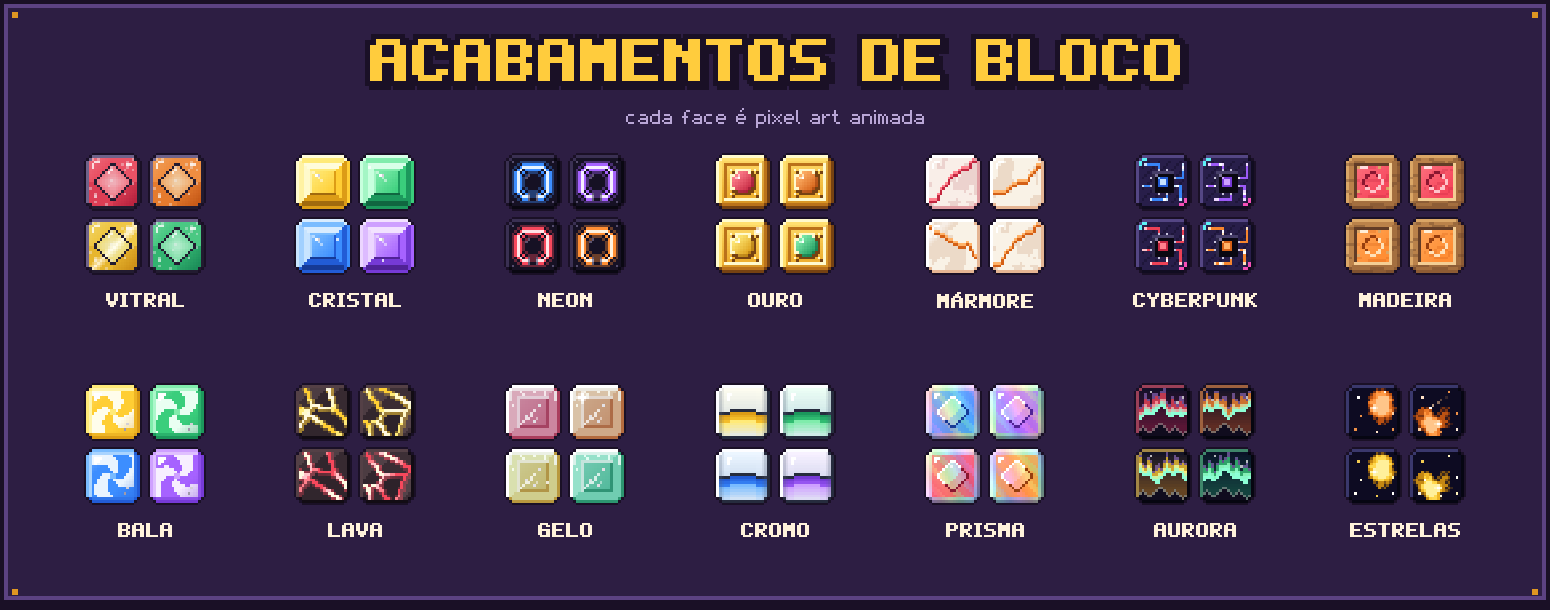
#> input picture store/steam/images/finishes_brazilian.png, 1550 x 610 px
$ python -i mkgif.py   (imports and definitions only)
#> lines starting #> are read from the running program, lines starting #| are printed output that depends on the picture
"""Assembles captured frames (f_<index>_<ms>.png) into a GIF at real speed with one shared palette."""
import os, sys, glob
from PIL import Image
def build(src, out, width=720, step=1, scale=0.25, start=0, colors=128):
    files = sorted(glob.glob(os.path.join(src, "f_*.png")))[start:]
    times = [int(os.path.basename(f).split("_")[2].split(".")[0]) for f in files]
    frames, durs = [], []
    pal = None
    for i in range(0, len(files), step):
        im = Image.open(files[i]).convert("RGB")
        if im.width != width:
            im = im.resize((width, round(im.height * width / im.width)), Image.LANCZOS)
        nxt = times[min(i + step, len(files) - 1)]
        d = max(20, round((nxt - times[i]) * scale)) if i + step < len(files) else 1600
        if pal is None:
            # One palette from a mid-sequence frame so colors never flicker between frames.
            ref = Image.open(files[len(files) * 2 // 3]).convert("RGB").resize(im.size)
            both = Image.new("RGB", (im.width, im.height * 2))
            both.paste(im, (0, 0)); both.paste(ref, (0, im.height))
            pal = both.quantize(colors=colors, method=Image.MEDIANCUT)
        frames.append(im.quantize(palette=pal, dither=Image.NONE))
        durs.append(d)
    frames[0].save(out, save_all=True, append_images=frames[1:], duration=durs, loop=0, optimize=True, disposal=1)
    print(out, len(frames), os.path.getsize(out) // 1024, "KB", sum(durs), "ms")
# [2 lines not run here, left out]

>>> import cv2
>>> picture = cv2.imread('../../store/steam/images/finishes_brazilian.png', cv2.IMREAD_GRAYSCALE)
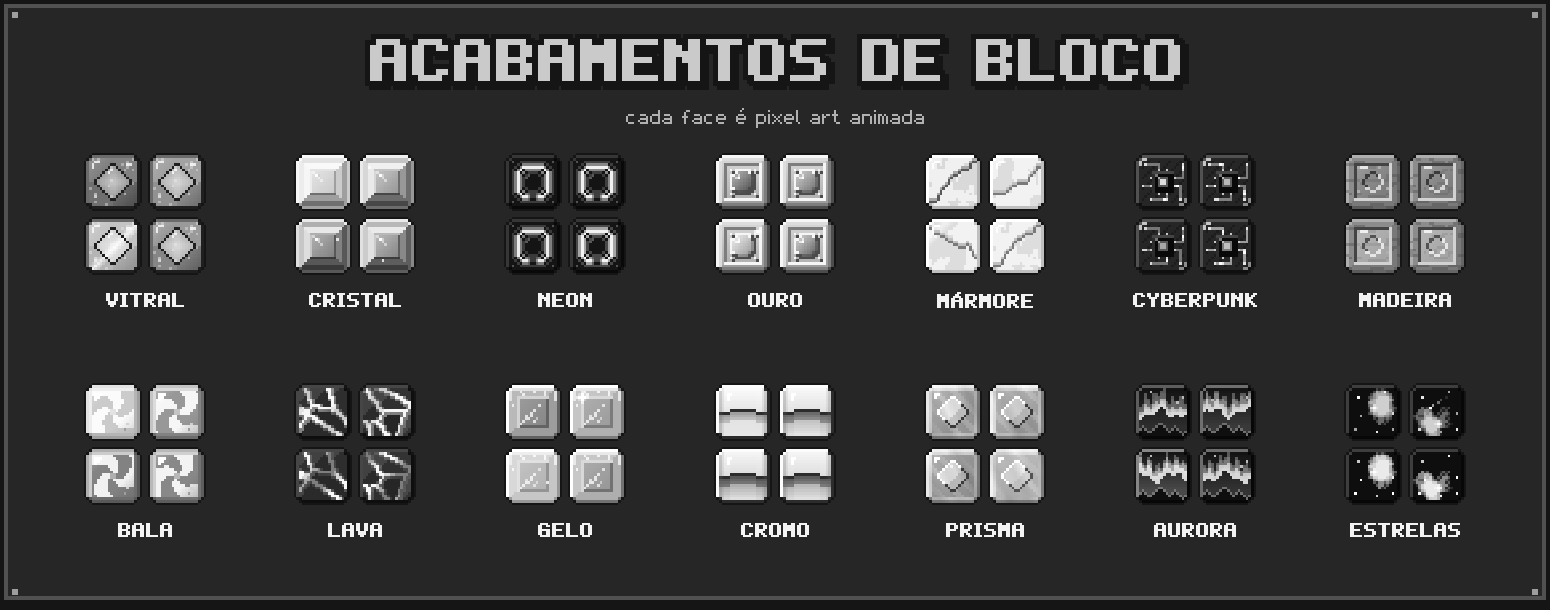
#> picture: shape (610, 1550); min 7, max 255, mean 59.1
>>> result = build(picture, 'out.png')
#> (the run stopped early here; a loop or call above may not have finished)
